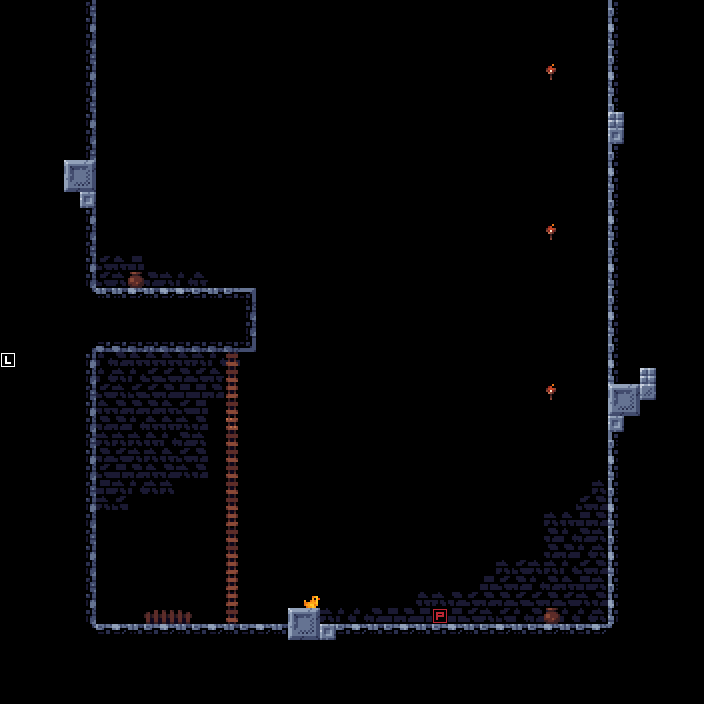

Below is a game level as drawn by its tile map, then a one-line description and the .tmx that defines it (tile-layer data replaced by summaries):
An orthogonal 44x44 tile map with 16x16 px tiles, 4 tile layers (ground, wall, props, spawns), 2 tilesets.

<map version="1.5" tiledversion="1.7.2" orientation="orthogonal" renderorder="right-down" width="44" height="44" tilewidth="16" tileheight="16" infinite="0" nextlayerid="5" nextobjectid="1">
 <editorsettings>
  <export target="start/start.csv" format="csv" />
 </editorsettings>
 <tileset firstgid="1" source="tilesets/tiles.tsx" />
 <tileset firstgid="505" source="tilesets/spawn_tiles.tsx" />
 <layer id="3" name="ground" width="44" height="44">
  <data>[1936 cells, 137 non-empty, 6 distinct tile ids]</data>
 </layer>
 <layer id="1" name="wall" width="44" height="44">
  <data>[1936 cells, 140 non-empty, 24 distinct tile ids]</data>
 </layer>
 <layer id="2" name="props" width="44" height="44">
  <data>[1936 cells, 26 non-empty, 9 distinct tile ids]</data>
 </layer>
 <layer id="4" name="spawns" width="44" height="44">
  <data>[1936 cells, 2 non-empty, 2 distinct tile ids]</data>
 </layer>
</map>
